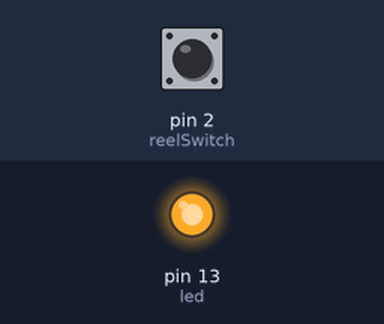
This sketch was run on a simulated Arduino Uno, built with avr-gcc and run on an emulated ATmega328P. On the bench: output pins drawn as LEDs (lit = HIGH). The test bench sets the inputs (shaded band); at power-on: pin 2 (reelSwitch) HIGH.

Above: at 1.2 s.
1.3 s: pin 2 (reelSwitch) pulled LOW for 0.15 s
At 1.37 s:
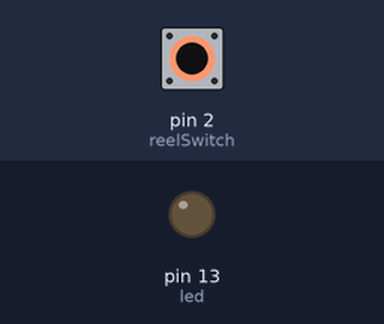
2.9 s: pin 2 (reelSwitch) pulled LOW for 3.2 s
At 7.0 s:
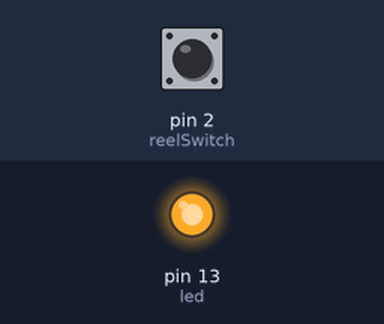
Timing chart, 0 to 8.5 s (numbered marks = the images above; inputs shaded):
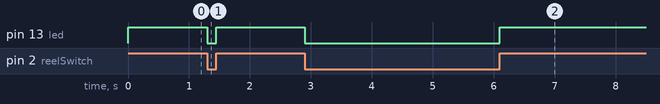

Measured:
- after the input at 1.3 s, pin 13 (led): HIGH → LOW at once, → HIGH 0.15 s later
- after the input at 2.9 s, pin 13 (led): HIGH → LOW at once, → HIGH 3.2 s later

The sketch:

testingsketch_oct1b.ino
```cpp
int led = 13;
int reelSwitch = 2;
int switchState;
void setup()
{
  pinMode (led, OUTPUT);
  pinMode (reelSwitch, INPUT);
}
void loop()
{
  switchState = digitalRead(reelSwitch);

  if (switchState == LOW)
  {
    digitalWrite(led, LOW);
  }
  else
  {
    digitalWrite(led, HIGH);
  }
}
```
